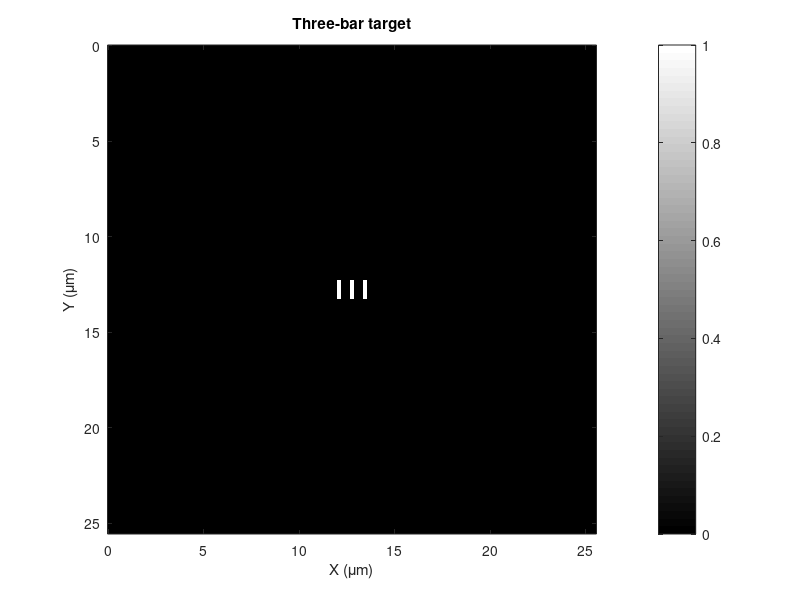

Reproduce this figure in MATLAB.

clear; clc; close all;

%% 1. PARAMETERS
dx = 100e-9;          % Pixel size: 100 nm
bar_width = 200e-9;   % Bar width: 200 nm
gap = 500e-9;         % Gap: 500 nm

bar_length = 1e-6;    % Bar length: 1 um
N = 256;              % Image size: 256 x 256 pixels

%% 2. CREATE OBJECT
object = zeros(N,N);

bar_px = round(bar_width/dx);
gap_px = round(gap/dx);
length_px = round(bar_length/dx);

total_width = 3*bar_px + 2*gap_px;

% Center the pattern
start_col = floor((N-total_width)/2) + 1;
start_row = floor((N-length_px)/2) + 1;

for k = 0:2
    c1 = start_col + k*(bar_px+gap_px);
    c2 = c1 + bar_px - 1;

    object(start_row:start_row+length_px-1,c1:c2) = 1;
end

%% 3. DISPLAY
x = (0:N-1)*dx*1e6;
y = (0:N-1)*dx*1e6;

figure;
imagesc(x,y,object);
colormap(gray);
axis image;
set(gca,'YDir','reverse');

xlabel('X (\mum)');
ylabel('Y (\mum)');
title('Three-bar target');
colorbar;

%% 4. PHYSICAL PARAMETERS
FOV_x = N*dx;
FOV_y = N*dx;

actual_bar_width = bar_px*dx;
actual_gap = gap_px*dx;
actual_length = length_px*dx;

pattern_width = 3*actual_bar_width + 2*actual_gap;
pattern_height = actual_length;

center_distance = actual_bar_width + actual_gap;

%% 5. DISPLAY PARAMETERS
fprintf('\n====================================\n');
fprintf('       OBJECT PARAMETERS\n');
fprintf('====================================\n');

fprintf('\n[Sampling]\n');
fprintf('Pixel size       : %.2f nm\n',dx*1e9);
fprintf('Image size       : %d x %d pixels\n',N,N);

fprintf('\n[Field of View]\n');
fprintf('FOV X            : %.3f um\n',FOV_x*1e6);
fprintf('FOV Y            : %.3f um\n',FOV_y*1e6);
fprintf('Total FOV        : %.3f x %.3f um^2\n',...
    FOV_x*1e6,FOV_y*1e6);

fprintf('\n[Individual Bar]\n');
fprintf('Number of bars   : 3\n');
fprintf('Bar width        : %.2f nm\n',actual_bar_width*1e9);
fprintf('Bar length       : %.2f um\n',actual_length*1e6);
fprintf('Bar pixels       : %d x %d pixels\n',...
    bar_px,length_px);

fprintf('\n[Spacing]\n');
fprintf('Edge-to-edge gap : %.2f nm\n',actual_gap*1e9);
fprintf('Center distance  : %.2f nm\n',center_distance*1e9);

fprintf('\n[Total Pattern]\n');
fprintf('Pattern width    : %.2f um\n',pattern_width*1e6);
fprintf('Pattern height   : %.2f um\n',pattern_height*1e6);
fprintf('Pattern size     : %.2f x %.2f um^2\n',...
    pattern_width*1e6,pattern_height*1e6);

fprintf('\n====================================\n');
%% SAVE OBJECT
save('three_bar_object.mat', ...
    'object', 'dx', 'N', ...
    'bar_width', 'gap', 'bar_length');

fprintf('\nObject saved: three_bar_object.mat\n');
